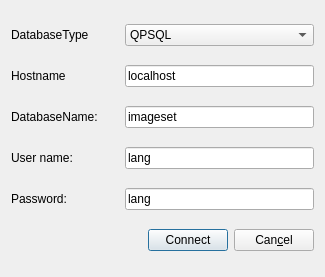
<?xml version="1.0" encoding="UTF-8"?>
<ui version="4.0">
 <class>ConnectionDialog</class>
 <widget class="QDialog" name="ConnectionDialog">
  <property name="windowModality">
   <enum>Qt::ApplicationModal</enum>
  </property>
  <property name="geometry">
   <rect>
    <x>0</x>
    <y>0</y>
    <width>325</width>
    <height>277</height>
   </rect>
  </property>
  <property name="sizePolicy">
   <sizepolicy hsizetype="Fixed" vsizetype="Fixed">
    <horstretch>0</horstretch>
    <verstretch>0</verstretch>
   </sizepolicy>
  </property>
  <property name="minimumSize">
   <size>
    <width>325</width>
    <height>277</height>
   </size>
  </property>
  <property name="maximumSize">
   <size>
    <width>325</width>
    <height>277</height>
   </size>
  </property>
  <property name="windowTitle">
   <string>Connect database</string>
  </property>
  <layout class="QVBoxLayout" name="verticalLayout">
   <item>
    <layout class="QHBoxLayout" name="horizontalLayout" stretch="4,7">
     <item>
      <widget class="QLabel" name="label">
       <property name="text">
        <string>DatabaseType</string>
       </property>
       <property name="buddy">
        <cstring>databaseTypeBox</cstring>
       </property>
      </widget>
     </item>
     <item>
      <widget class="QComboBox" name="databaseTypeBox">
       <item>
        <property name="text">
         <string>QPSQL</string>
        </property>
       </item>
       <item>
        <property name="text">
         <string>QSQLITE</string>
        </property>
       </item>
       <item>
        <property name="text">
         <string>QMYSQL</string>
        </property>
       </item>
      </widget>
     </item>
    </layout>
   </item>
   <item>
    <layout class="QHBoxLayout" name="horizontalLayout_2" stretch="4,7">
     <item>
      <widget class="QLabel" name="label_2">
       <property name="text">
        <string>Hostname</string>
       </property>
       <property name="buddy">
        <cstring>hostNameEdit</cstring>
       </property>
      </widget>
     </item>
     <item>
      <widget class="QLineEdit" name="hostNameEdit">
       <property name="text">
        <string>localhost</string>
       </property>
      </widget>
     </item>
    </layout>
   </item>
   <item>
    <layout class="QHBoxLayout" name="horizontalLayout_3" stretch="4,7">
     <item>
      <widget class="QLabel" name="label_3">
       <property name="text">
        <string>DatabaseName:</string>
       </property>
       <property name="buddy">
        <cstring>databaseNameEdit</cstring>
       </property>
      </widget>
     </item>
     <item>
      <widget class="QLineEdit" name="databaseNameEdit">
       <property name="text">
        <string>imageset</string>
       </property>
      </widget>
     </item>
    </layout>
   </item>
   <item>
    <layout class="QHBoxLayout" name="horizontalLayout_4" stretch="4,7">
     <item>
      <widget class="QLabel" name="label_4">
       <property name="text">
        <string>User name:</string>
       </property>
       <property name="buddy">
        <cstring>userNameEdit</cstring>
       </property>
      </widget>
     </item>
     <item>
      <widget class="QLineEdit" name="userNameEdit">
       <property name="text">
        <string>lang</string>
       </property>
      </widget>
     </item>
    </layout>
   </item>
   <item>
    <layout class="QHBoxLayout" name="horizontalLayout_5" stretch="4,7">
     <item>
      <widget class="QLabel" name="label_5">
       <property name="text">
        <string>Password:</string>
       </property>
       <property name="buddy">
        <cstring>passwordEdit</cstring>
       </property>
      </widget>
     </item>
     <item>
      <widget class="QLineEdit" name="passwordEdit">
       <property name="text">
        <string>lang</string>
       </property>
      </widget>
     </item>
    </layout>
   </item>
   <item>
    <layout class="QHBoxLayout" name="horizontalLayout_6">
     <item>
      <spacer name="horizontalSpacer">
       <property name="orientation">
        <enum>Qt::Horizontal</enum>
       </property>
       <property name="sizeHint" stdset="0">
        <size>
         <width>40</width>
         <height>20</height>
        </size>
       </property>
      </spacer>
     </item>
     <item>
      <widget class="QPushButton" name="pushButton">
       <property name="text">
        <string>Connect</string>
       </property>
      </widget>
     </item>
     <item>
      <widget class="QPushButton" name="pushButton_2">
       <property name="text">
        <string>Can&amp;cel</string>
       </property>
      </widget>
     </item>
    </layout>
   </item>
  </layout>
 </widget>
 <resources/>
 <connections>
  <connection>
   <sender>pushButton</sender>
   <signal>clicked()</signal>
   <receiver>ConnectionDialog</receiver>
   <slot>accept()</slot>
   <hints>
    <hint type="sourcelabel">
     <x>219</x>
     <y>253</y>
    </hint>
    <hint type="destinationlabel">
     <x>136</x>
     <y>246</y>
    </hint>
   </hints>
  </connection>
  <connection>
   <sender>pushButton_2</sender>
   <signal>clicked()</signal>
   <receiver>ConnectionDialog</receiver>
   <slot>reject()</slot>
   <hints>
    <hint type="sourcelabel">
     <x>338</x>
     <y>248</y>
    </hint>
    <hint type="destinationlabel">
     <x>266</x>
     <y>225</y>
    </hint>
   </hints>
  </connection>
 </connections>
</ui>
